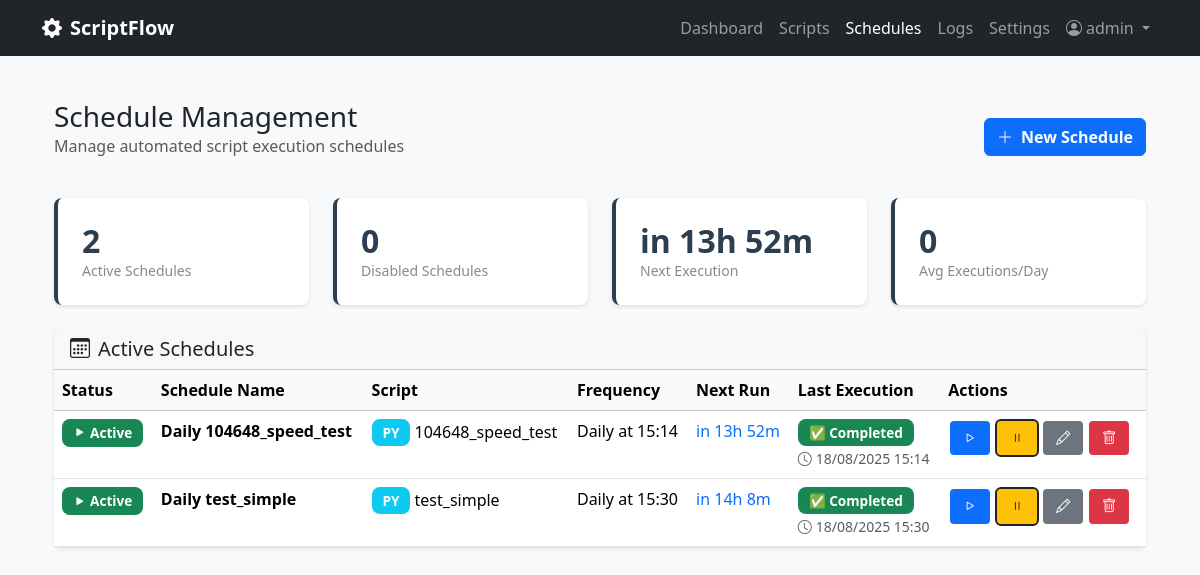
The app's page /schedules (signed in), older data.
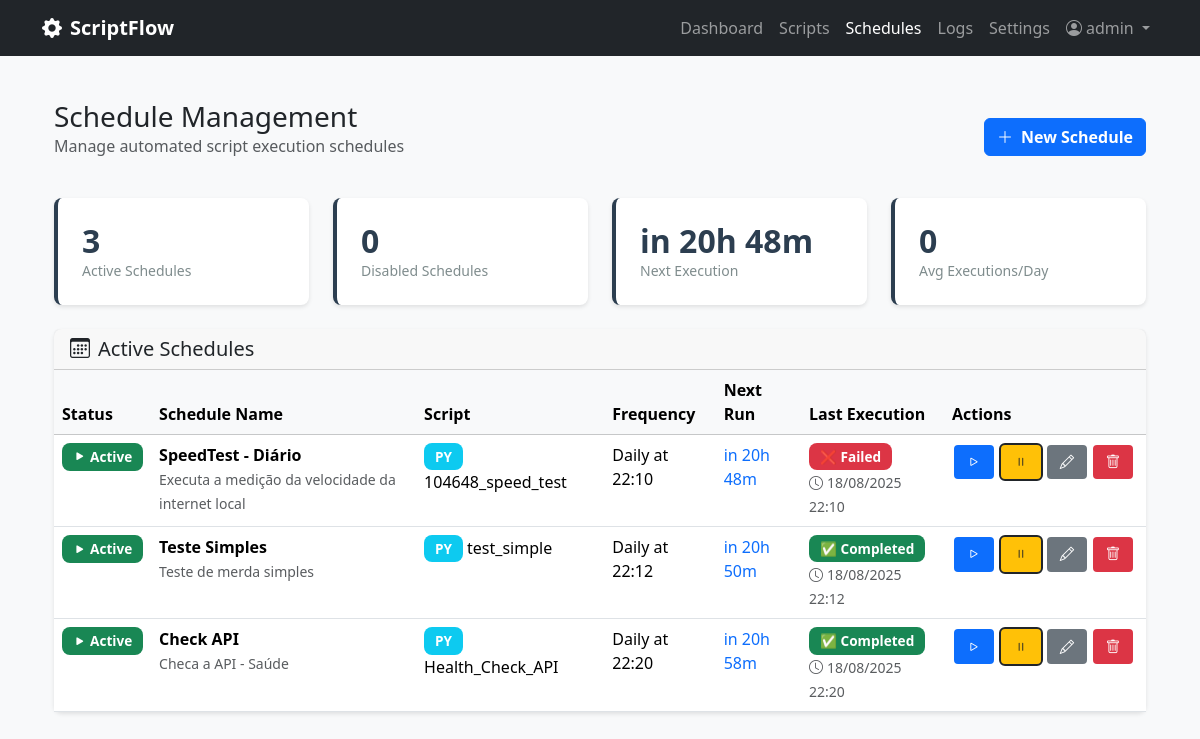
The same page, newer data.
### scriptflow.py (models this page shows, shortened)
class Schedule(db.Model):
    __tablename__ = 'schedules'
    id = db.Column(db.Integer, primary_key=True)
    name = db.Column(db.String(100), nullable=False)
    description = db.Column(db.Text)
    frequency = db.Column(db.String(20), nullable=False)  # daily, weekly, monthly, custom
    time_config = db.Column(db.Text)  # JSON string with time configuration
    is_active = db.Column(db.Boolean, default=True)
    created_at = db.Column(db.DateTime, default=datetime.now)
    updated_at = db.Column(db.DateTime, default=datetime.now, onupdate=datetime.now)
    next_run_time = db.Column(db.DateTime)
    last_execution_id = db.Column(db.Integer, db.ForeignKey('executions.id'))
    script_id = db.Column(db.Integer, db.ForeignKey('scripts.id'), nullable=False)
    user_id = db.Column(db.Integer, db.ForeignKey('users.id'), nullable=False)
    script = db.relationship('Script', backref='schedules')
    user = db.relationship('User', backref='schedules')
    last_execution = db.relationship('Execution', foreign_keys=[last_execution_id])
    @property
    def time_config_json(self):
        if self.time_config:
            try:
                return json.loads(self.time_config)
            except:
                return {}
        return {}
    @property
    def next_run_display(self):
        if not self.next_run_time:
            return "Not scheduled"
        now = datetime.now()  # Use local time instead of UTC
        delta = self.next_run_time - now
        if delta.total_seconds() < 0:
            return "Overdue"
        elif delta.total_seconds() < 3600:  # Less than 1 hour
            minutes = int(delta.total_seconds() / 60)
            return f"in {minutes}m"
        elif delta.total_seconds() < 86400:  # Less than 1 day
            hours = int(delta.total_seconds() / 3600)
            minutes = int((delta.total_seconds() % 3600) / 60)
            return f"in {hours}h {minutes}m"
        else:
            days = int(delta.total_seconds() / 86400)
            return f"in {days} days"
    @property
    def frequency_display(self):
        if self.frequency == 'daily':
            config = self.time_config_json
            if config.get('time'):
                return f"Daily at {config['time']}"
            return "Daily"
        elif self.frequency == 'monthly':
            config = self.time_config_json
            day = config.get('day', 1)
            time = config.get('time', '09:00')
            return f"Monthly (day {day}) at {time}"
        elif self.frequency == 'custom':
            return "Custom schedule"
        return self.frequency.capitalize()

class Script(db.Model):
    __tablename__ = 'scripts'
    id = db.Column(db.Integer, primary_key=True)
    name = db.Column(db.String(100), nullable=False)
    description = db.Column(db.Text)
    filename = db.Column(db.String(255), nullable=False)
    file_path = db.Column(db.String(500), nullable=False)
    script_type = db.Column(db.String(10), nullable=False)  # 'py' or 'bat'
    file_size = db.Column(db.Integer)
    created_at = db.Column(db.DateTime, default=datetime.now)
    updated_at = db.Column(db.DateTime, default=datetime.now, onupdate=datetime.now)
    is_active = db.Column(db.Boolean, default=True)
    user_id = db.Column(db.Integer, db.ForeignKey('users.id'), nullable=False)

class Execution(db.Model):
    __tablename__ = 'executions'
    id = db.Column(db.Integer, primary_key=True)
    started_at = db.Column(db.DateTime, default=datetime.now, nullable=False)
    completed_at = db.Column(db.DateTime)
    status = db.Column(db.String(20), default='pending', nullable=False)  # pending, running, completed, failed, timeout
    exit_code = db.Column(db.Integer)
    stdout = db.Column(db.Text)
    stderr = db.Column(db.Text)
    duration_seconds = db.Column(db.Float)
    trigger_type = db.Column(db.String(20), default='manual', nullable=False)  # manual, scheduled, api
    script_id = db.Column(db.Integer, db.ForeignKey('scripts.id'), nullable=False)
    user_id = db.Column(db.Integer, db.ForeignKey('users.id'), nullable=False)
    script = db.relationship('Script', backref='executions')
    @property
    def status_icon(self):
        icons = {
            'pending': '⏳',
            'running': '🔄',  # Emoji simples que funciona bem
            'completed': '✅',
            'failed': '❌',
            'timeout': '⏰',
            'cancelled': '🛑'
        }
        return icons.get(self.status, '❓')
    @property
    def status_color(self):
        colors = {
            'pending': 'secondary',
            'running': 'running',  # Usar classe CSS personalizada com animação
            'completed': 'success',
            'failed': 'danger',
            'timeout': 'warning',
            'cancelled': 'danger'
        }
        return colors.get(self.status, 'secondary')

### scriptflow.py (the view)
@app.route('/schedules')
@login_required
def schedules():
    user_schedules = Schedule.query.filter_by(user_id=current_user.id)\
        .order_by(Schedule.next_run_time.asc()).all()
    active_schedules = sum(1 for s in user_schedules if s.is_active)
    disabled_schedules = len(user_schedules) - active_schedules
    next_schedule = next((s for s in user_schedules if s.is_active and s.next_run_time), None)
    next_run_display = next_schedule.next_run_display if next_schedule else "No upcoming runs"
    stats = {
        'active': active_schedules,
        'disabled': disabled_schedules,
        'next_run': next_run_display,
        'avg_per_day': 0  # TODO: Calculate based on execution history
    }
    return render_template('schedules.html', schedules=user_schedules, stats=stats)

### scriptflow.py (called while the page is built)
@login_manager.user_loader
def load_user(user_id):
    return User.query.get(int(user_id))

### templates/schedules.html (shortened to what the changed rows need)
{% extends "base.html" %}
{% block content %}
<div class="container-fluid">
    <div class="row">
        <div class="col-12">
            <div class="d-flex justify-content-between align-items-center mb-4">
                <div>
                    <h1 class="h3 mb-0">Schedule Management</h1>
                </div>
            </div>
            <div class="row mb-4">
                <div class="col-md-3">
                    <div class="stats-card">
                        <h3 class="stats-number">{{ stats.active }}</h3>
                        <p class="stats-label">Active Schedules</p>
                    </div>
                </div>
                <div class="col-md-3">
                    <div class="stats-card">
                        <h3 class="stats-number">{{ stats.next_run }}</h3>
                        <p class="stats-label">Next Execution</p>
                    </div>
                </div>
            </div>
            <div class="card">
                <div class="card-body p-0">
                    {% if schedules %}
                    <div class="table-responsive">
                        <table class="table table-hover mb-0">
                            <thead class="table-light">
                                <tr>
                                    <th>Status</th>
                                    <th>Schedule Name</th>
                                    <th>Script</th>
                                    <th>Frequency</th>
                                    <th>Next Run</th>
                                    <th>Last Execution</th>
                                    <th>Actions</th>
                                </tr>
                            </thead>
                            <tbody>
                                {% for schedule in schedules %}
                                <tr>
                                    <td>
                                        {% if schedule.is_active %}
                                        <span class="badge bg-success">
                                            <i class="bi bi-play-fill"></i> Active
                                        </span>
                                        {% else %}
                                        <span class="badge bg-secondary">
                                            <i class="bi bi-pause-fill"></i> Disabled
                                        </span>
                                        {% endif %}
                                    </td>
                                    <td>
                                        <div>
                                            <strong>{{ schedule.name }}</strong>
                                            {% if schedule.description %}
                                            <br><small class="text-muted">{{ schedule.description }}</small>
                                            {% endif %}
                                        </div>
                                    </td>
                                    <td>
                                        <span class="badge bg-info">{{ schedule.script.script_type.upper() }}</span>
                                        {{ schedule.script.name }}
                                    </td>
                                    <td>{{ schedule.frequency_display }}</td>
                                    <td>
                                        {% if schedule.is_active and schedule.next_run_time %}
                                        <span class="text-primary">{{ schedule.next_run_display }}</span>
                                        {% else %}
                                        <span class="text-muted">Not scheduled</span>
                                        {% endif %}
                                    </td>
                                    <td>
                                        {% if schedule.last_execution %}
                                        <div>
                                            <span class="badge {% if schedule.last_execution.status == 'running' %}status-running{% else %}bg-{{ schedule.last_execution.status_color }}{% endif %}">
                                                {% if schedule.last_execution.status == 'running' %}
                                                    <i class="bi bi-arrow-clockwise rotating-icon"></i>
                                                {% else %}
                                                    {{ schedule.last_execution.status_icon }}
                                                {% endif %}
                                                {{ schedule.last_execution.status|title }}
                                            </span>
                                            <br>
                                            <small class="text-muted">
                                                {% if schedule.last_execution.completed_at %}
                                                    <i class="bi bi-clock me-1"></i>{{ schedule.last_execution.completed_at.strftime('%d/%m/%Y %H:%M') }}
                                                {% elif schedule.last_execution.started_at %}
                                                    <i class="bi bi-clock me-1"></i>{{ schedule.last_execution.started_at.strftime('%d/%m/%Y %H:%M') }}
                                                {% endif %}
                                            </small>
                                        </div>
                                        {% else %}
                                        <span class="text-muted">Never executed</span>
                                        {% endif %}
                                    </td>
                                    <td>
                                        <div class="btn-group btn-group-sm">
                                            <form method="POST" action="{{ url_for('run_schedule_now', schedule_id=schedule.id) }}" style="display: inline;">
                                                <button type="submit" class="btn btn-outline-primary" title="Run Now"
                                                        {% if not schedule.is_active %}disabled{% endif %}>
                                                    <i class="bi bi-play"></i>
                                                </button>
                                            </form>
                                            <form method="POST" action="{{ url_for('toggle_schedule', schedule_id=schedule.id) }}" style="display: inline;">
                                                <button type="submit" class="btn btn-outline-warning"
                                                        title="{% if schedule.is_active %}Disable{% else %}Enable{% endif %}">
                                                    {% if schedule.is_active %}
                                                    <i class="bi bi-pause"></i>
                                                    {% else %}
                                                    <i class="bi bi-play"></i>
                                                    {% endif %}
                                                </button>
                                            </form>
                                            <a href="{{ url_for('edit_schedule', schedule_id=schedule.id) }}"
                                               class="btn btn-outline-secondary" title="Edit">
                                                <i class="bi bi-pencil"></i>
                                            </a>
                                            <button type="button" class="btn btn-outline-danger btn-delete"
                                                    title="Delete"
                                                    data-schedule-name="{{ schedule.name }}"
                                                    data-schedule-id="{{ schedule.id }}">
                                                <i class="bi bi-trash"></i>
                                            </button>
                                        </div>
                                    </td>
                                </tr>
                                {% endfor %}
                            </tbody>
                        </table>
                    </div>
                    {% endif %}
                </div>
            </div>
        </div>
    </div>
</div>
{% endblock %}

Row changes from the older to the newer data that the page shows:
removed Schedule: is_active True (drawn), name "Daily 104648_speed_test", script.script_type "PY", script.name "104648_speed_test", frequency_display "Daily at 15:14", next_run_display "in 13h 52m", last_execution.status_icon "✅", last_execution.status "Completed", last_execution.completed_at "18/08/2025 15:14"
added Schedule: is_active True (drawn), name "SpeedTest - Diário", description "Executa a medição da velocidade da internet local", script.script_type "PY", script.name "104648_speed_test", frequency_display "Daily at 22:10", next_run_display "in 20h 48m", last_execution.status_icon "❌", last_execution.status "Failed", last_execution.completed_at "18/08/2025 22:10"
changed Schedule "test_simple": name "Daily test_simple" → "Teste Simples"; description (not shown) → "Teste de merda simples"; frequency_display "Daily at 15:30" → "Daily at 22:12"; next_run_display "in 14h 8m" → "in 20h 50m"; last_execution.completed_at "18/08/2025 15:30" → "18/08/2025 22:12"
added Schedule: is_active True (drawn), name "Check API", description "Checa a API - Saúde", script.script_type "PY", script.name "Health_Check_API", frequency_display "Daily at 22:20", next_run_display "in 20h 58m", last_execution.status_icon "✅", last_execution.status "Completed", last_execution.completed_at "18/08/2025 22:20"
Text that changed along with them:
{{ stats.active }}: "2" → "3"
{{ stats.next_run }}: "in 13h 52m" → "in 20h 48m"
